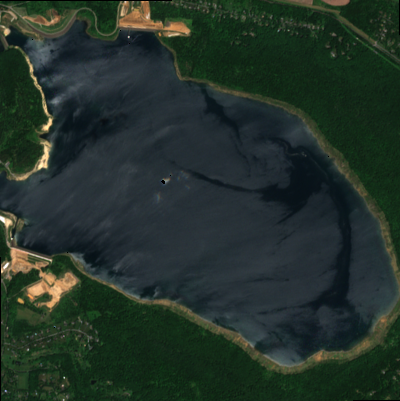
#> input picture tif_water_data/water_full.tif, 400 x 401 px
$ python -i waterrefine.py   (imports and definitions only)
#> lines starting #> are read from the running program, lines starting #| are printed output that depends on the picture; after the words box and inside, x2 and y2 are one past the last pixel; in counts of white or black regions, pixels touching at a corner belong together
#> further down, picture is the input picture: shape (401, 400, 3); mean B, G, R 41.3, 49.4, 35.4
from wateranalysis import analyze_lake
import cv2
import numpy as np

def create_lake_mask(image):
    hsv = cv2.cvtColor(image, cv2.COLOR_BGR2HSV)
#> hsv: shape (401, 400, 3); mean H, S, V 78.3, 105.3, 53
    lower_lake = np.array([80, 20, 10])
    upper_lake = np.array([140, 120, 105])
    mask = cv2.inRange(hsv, lower_lake, upper_lake)
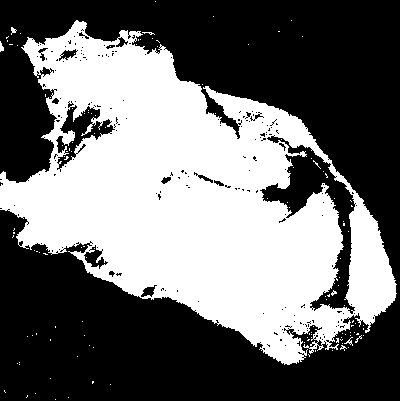
#> mask: shape (401, 400); 43.3% white; 129 white regions (125 under 20 px), largest, box (x1, y1, x2, y2) and area: (0, 20, 397, 365) 69026, (0, 41, 4, 52) 28, (11, 27, 17, 35) 25, (344, 337, 353, 346) 25


    kernel = cv2.getStructuringElement(cv2.MORPH_ELLIPSE, (9, 9))
    mask = cv2.morphologyEx(mask, cv2.MORPH_CLOSE, kernel)
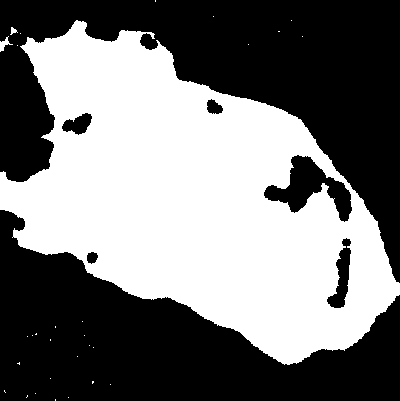
#> mask: shape (401, 400); 46.8% white; 30 white regions (27 under 20 px), largest, box (x1, y1, x2, y2) and area: (0, 20, 400, 365) 74890, (0, 36, 13, 52) 77, (10, 27, 18, 35) 32
    mask = cv2.morphologyEx(mask, cv2.MORPH_OPEN, kernel)
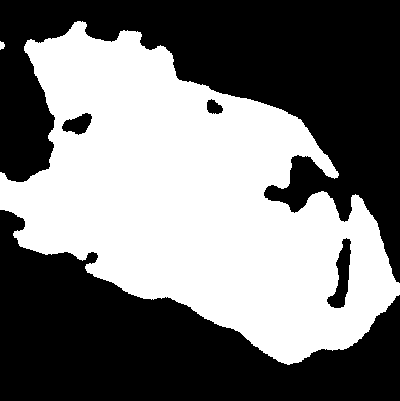
#> mask: shape (401, 400); 46.4% white; 2 white regions
    contours, _ = cv2.findContours(mask, cv2.RETR_EXTERNAL, cv2.CHAIN_APPROX_SIMPLE)
#> contours = 2 contours; box (x1, y1, x2, y2) and area: (0, 21, 400, 365) 75057, (0, 41, 5, 50) 22


    if not contours:
        return None
    largest = max(contours, key=cv2.contourArea)
#> largest = contour of 968 points, box (x1, y1, x2, y2) (0, 21, 400, 365), area 75057
    lake_mask = np.zeros_like(mask)
    cv2.drawContours(lake_mask, [largest], -1, 255, cv2.FILLED)
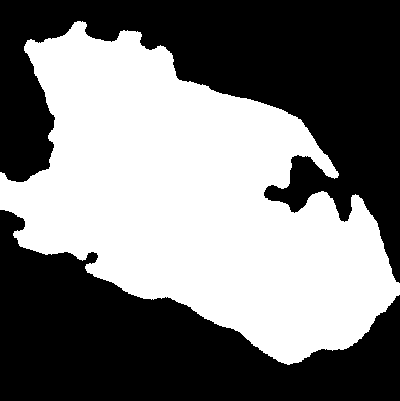
#> lake_mask: shape (401, 400); 47.3% white; 1 white region, box (x1, y1, x2, y2) and area: (0, 21, 400, 365) 75804
    return lake_mask

def create_algae_mask(image, lake_mask):

    lake_only = cv2.bitwise_and(image, image, mask=lake_mask)
    hsv = cv2.cvtColor(lake_only, cv2.COLOR_BGR2HSV)


    lower_algae = np.array([0, 0, 80])
    upper_algae = np.array([180, 70, 255])
    algae_mask = cv2.inRange(hsv, lower_algae, upper_algae)
    kernel = cv2.getStructuringElement(cv2.MORPH_ELLIPSE, (3, 3))
    algae_mask = cv2.morphologyEx(algae_mask, cv2.MORPH_OPEN, kernel)

    algae_mask = cv2.bitwise_and(algae_mask, algae_mask, mask=lake_mask)
    return algae_mask

def refined_water_data():
    algae_overlay, _, _ = analyze_lake()
    if algae_overlay is None:
        return None, 0, 0

    lake_mask = create_lake_mask(algae_overlay)
    if lake_mask is None or lake_mask.sum() == 0:
        return None, 0, 0
    refined_lake_area = np.count_nonzero(lake_mask)

    algae_mask = create_algae_mask(algae_overlay, lake_mask)
    refined_algae_area = np.count_nonzero(algae_mask)

    refined_algae_overlay = algae_overlay.copy()
    contours, _ = cv2.findContours(algae_mask, cv2.RETR_EXTERNAL, cv2.CHAIN_APPROX_SIMPLE)
    cv2.drawContours(refined_algae_overlay, contours, -1, (0,0,255), 2)

    return refined_algae_overlay, refined_algae_area, refined_lake_area

>>> import cv2
>>> picture = cv2.imread('tif_water_data/water_full.tif')
>>> result = create_lake_mask(picture)

$ run again, on tif_water_data/water_tile_0_0.tif
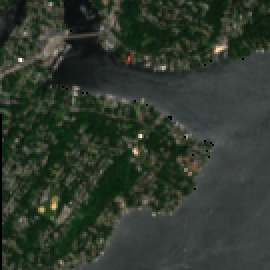
#> input picture tif_water_data/water_tile_0_0.tif, 135 x 135 px (shown 2 times larger)
#> picture is the input picture: shape (135, 135, 3); mean B, G, R 45.5, 56.7, 47.5
#> hsv: shape (135, 135, 3); mean H, S, V 61.3, 67.7, 57.3
#> in create_lake_mask, `mask = cv2.inRange(hsv, lower_lake, upper_lake)`:
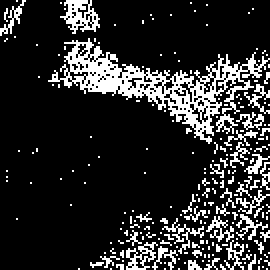
#> mask: shape (135, 135) (shown 2 times larger); 17.4% white in thin lines or dots
#> contours = 2 contours; box (x1, y1, x2, y2) and area: (26, 0, 135, 135) 6484, (0, 4, 10, 20) 100
#> largest = contour of 262 points, box (x1, y1, x2, y2) (26, 0, 135, 135), area 6484
#> in create_lake_mask, `cv2.drawContours(lake_mask, [largest], -1, 255, cv2.FILLED)`:
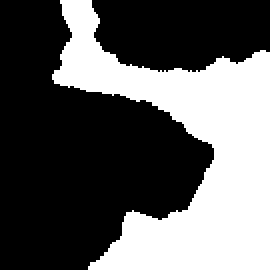
#> lake_mask: shape (135, 135) (shown 2 times larger); 37.1% white; 1 white region, box (x1, y1, x2, y2) and area: (26, 0, 135, 135) 6763

$ run again, on tif_water_data/water_tile_0_1.tif
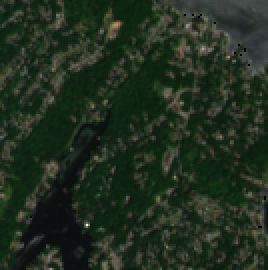
#> input picture tif_water_data/water_tile_0_1.tif, 134 x 135 px (shown 2 times larger)
#> picture is the input picture: shape (135, 134, 3); mean B, G, R 31, 46.3, 33.1
#> hsv: shape (135, 134, 3); mean H, S, V 57.9, 100.8, 46.6
#> in create_lake_mask, `mask = cv2.morphologyEx(mask, cv2.MORPH_OPEN, kernel)`:
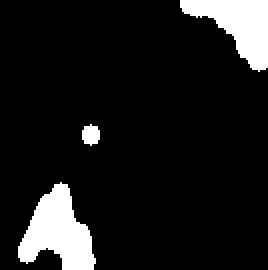
#> mask: shape (135, 134) (shown 2 times larger); 10.4% white; 3 white regions
#> contours = 3 contours; box (x1, y1, x2, y2) and area: (9, 91, 48, 135) 916, (90, 0, 134, 36) 746, (41, 62, 50, 73) 60
#> largest = contour of 81 points, box (x1, y1, x2, y2) (9, 91, 48, 135), area 916
#> in create_lake_mask, `cv2.drawContours(lake_mask, [largest], -1, 255, cv2.FILLED)`:
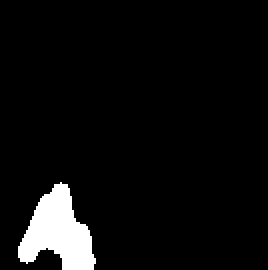
#> lake_mask: shape (135, 134) (shown 2 times larger); 5.4% white; 1 white region, box (x1, y1, x2, y2) and area: (9, 91, 48, 135) 985

$ run again, on tif_water_data/water_tile_0_2.tif
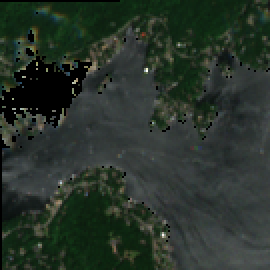
#> input picture tif_water_data/water_tile_0_2.tif, 135 x 135 px (shown 2 times larger)
#> picture is the input picture: shape (135, 135, 3); mean B, G, R 41.9, 50.8, 40.1
#> hsv: shape (135, 135, 3); mean H, S, V 66.3, 67.6, 51.2
#> in create_lake_mask, `mask = cv2.inRange(hsv, lower_lake, upper_lake)`:
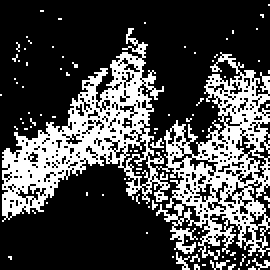
#> mask: shape (135, 135) (shown 2 times larger); 29.1% white in thin lines or dots
#> in create_lake_mask, `mask = cv2.morphologyEx(mask, cv2.MORPH_OPEN, kernel)`:
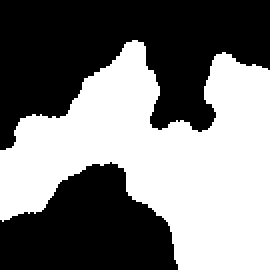
#> mask: shape (135, 135) (shown 2 times larger); 48% white; 1 white region
#> contours = 1 contour; box (x1, y1, x2, y2) and area: (0, 20, 135, 135) 8480
#> largest = contour of 261 points, box (x1, y1, x2, y2) (0, 20, 135, 135), area 8480
